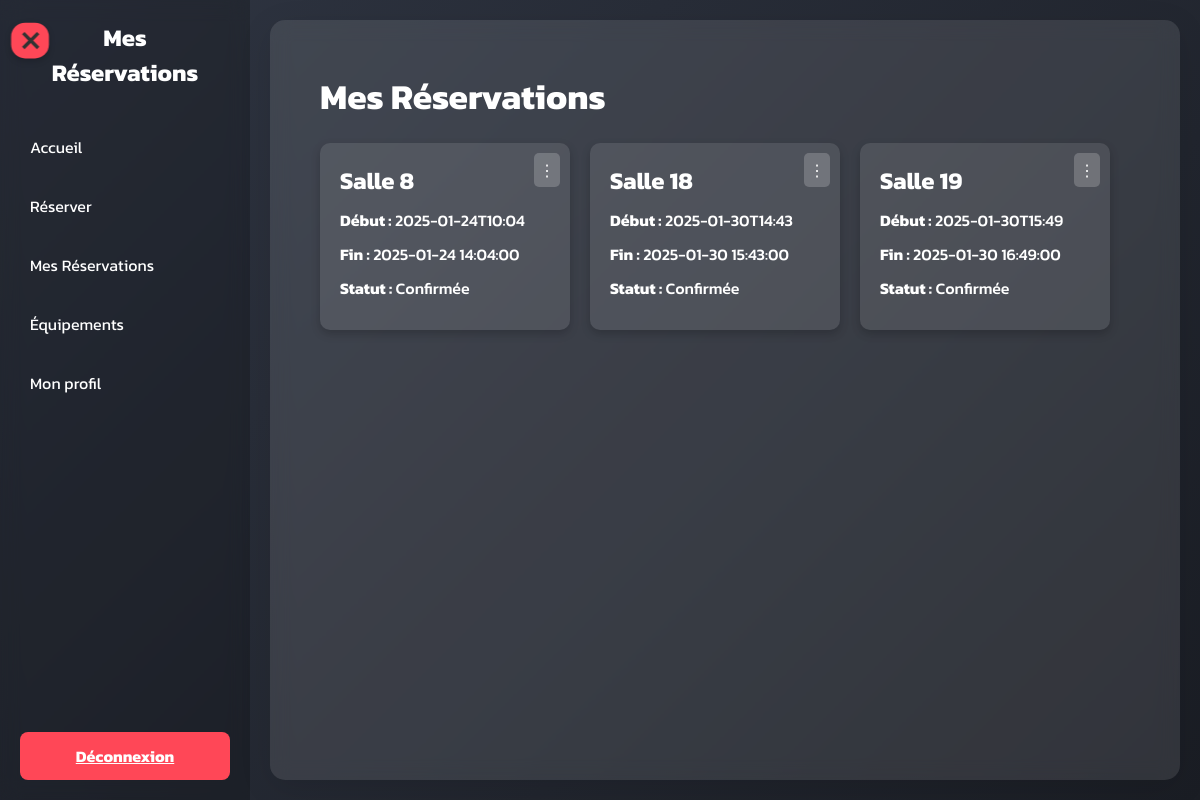
The page /my_reservations (signed in) on the database as committed earlier.
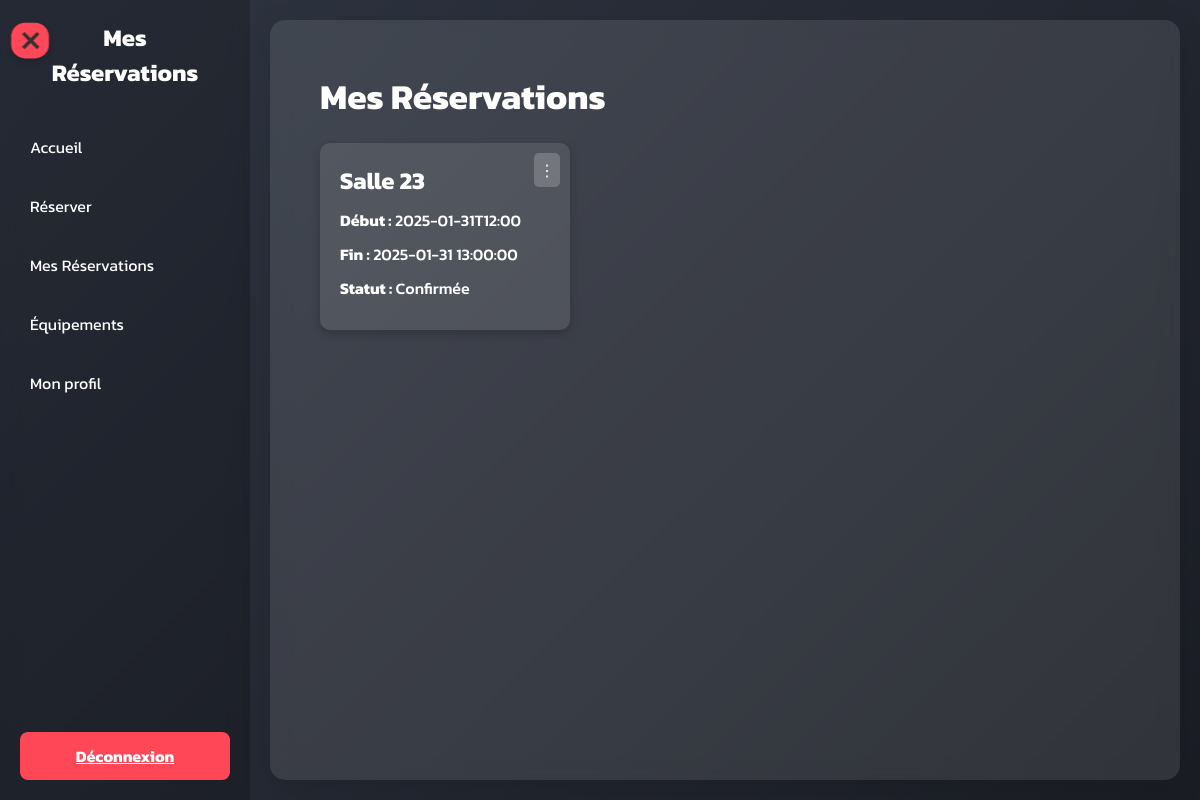
The same page on the database as committed later.
### tables this page shows
CREATE TABLE "Reservation" (`ID_reservation` INTEGER PRIMARY KEY UNIQUE, ID_utilisateur INTEGER REFERENCES Utilisateur(ID_utilisateur), `ID_creneau` INTEGER REFERENCES `Creneau`(`ID_creneau`), `Date_reservation` TEXT, `Statut` TEXT);

CREATE TABLE `Creneau` (`ID_creneau` INTEGER PRIMARY KEY UNIQUE, `Heure_debut` TEXT, `Heure_fin` TEXT, `ID_salle` TEXT) STRICT;

### inscription.py (the view)
@app.route('/my_reservations')
@login_required
def my_reservations():
    user_id = session['user_id']
    try:
        with get_db_connection() as conn:
            cursor = conn.cursor()
            cursor.execute('''
                SELECT Reservation.ID_reservation AS id,
                       Creneau.ID_creneau AS room,
                       Creneau.Heure_debut AS start_time,
                       Creneau.Heure_fin AS end_time,
                       Reservation.Statut AS status
                FROM Reservation
                JOIN Creneau ON Reservation.ID_creneau = Creneau.ID_creneau
                WHERE Reservation.ID_utilisateur = ?
            ''', (user_id,))
            reservations = cursor.fetchall()
        return render_template('my_reservations.html', reservations=reservations)
    except sqlite3.Error as e:
        flash('Erreur lors du chargement des réservations.', 'error')
        print(f"Erreur SQLite: {e}")
        return render_template('my_reservations.html', reservations=[])

### inscription.py (called while the page is built)
def get_db_connection():
    conn = sqlite3.connect(DATABASE)
    conn.row_factory = sqlite3.Row
    return conn

def login_required(f):
    @wraps(f)
    def decorated_function(*args, **kwargs):
        if 'user_id' not in session:
            flash('Veuillez vous connecter pour accéder à cette page', 'info')
            return redirect(url_for('login'))
        return f(*args, **kwargs)
    return decorated_function

### templates/my_reservations.html (shortened to what this page needs)
<!DOCTYPE html>
<html lang="fr">
<head>
</head>
<body>
    <div class="sidebar" id="sidebar">
        <h2>Mes<br> Réservations</h2>
        <ul>
            <li><a href="{{ url_for('dashboard') }}">Accueil</a></li>
            <li><a href="{{ url_for('reservation_page') }}">Réserver</a></li>
            <li><a href="{{ url_for('my_reservations') }}">Mes Réservations</a></li>
            <li><a href="{{ url_for('equipements') }}">Équipements</a></li>
            <li><a href="{{ url_for('profile') }}">Mon profil</a></li>
        </ul>
        <div class="logout">
            <a href="{{ url_for('logout') }}">Déconnexion</a>
        </div>
    </div>
    <div class="toggle-btn change" id="toggleBtn" onclick="menu(this)">
        <div class="bar3"></div>
    </div>
    <div class="content">
        <h1>Mes Réservations</h1>
        {% if not reservations %}
        <div class="no-reservations">
            <p>Vous n'avez aucune réservation.</p>
            <a href="{{ url_for('reservation_page') }}">
                <button>Réserver maintenant</button>
            </a>
        </div>
        {% else %}
        <div class="card-container">
            {% for reservation in reservations %}
            <div class="card">
                <div class="menu" onclick="toggleMenu(this)">⋮
                </div>
                <h3>Salle {{ reservation.room }}</h3>
                <p><strong>Début :</strong> {{ reservation.start_time }}</p>
                <p><strong>Fin :</strong> {{ reservation.end_time }}</p>
                <p><strong>Statut :</strong> {{ reservation.status }}</p>
            </div>
            {% endfor %}
        </div>
        {% endif %}
    </div>
</body>
</html>

### templates/my_reservations.html (style rules this page uses)
:root { --primary-color: #ff4757; --secondary-color: #2f3542; --accent-color: #1e90ff; --light-bg: #f1f2f6; --logout-color: #ff4757; --text-color: #ffffff; }
* { margin: 0; padding: 0; box-sizing: border-box; font-family: 'Kanit', sans-serif; }
body { background: linear-gradient(135deg, var(--secondary-color), #1a1d24); min-height: 100vh; display: flex; color: var(--text-color); }
.sidebar { width: 250px; background-color: rgba(0, 0, 0, 0.2); backdrop-filter: blur(10px); color: var(--text-color); display: flex; flex-direction: column; padding: 20px; position: relative; min-height: 100vh; transition: transform 0.3s ease; }
.sidebar h2 { text-align: center; margin-bottom: 20px; font-weight: 700; font-size: 1.5rem; }
.sidebar ul { list-style: none; flex-grow: 1; }
.sidebar ul li { margin: 15px 0; }
.sidebar ul li a { text-decoration: none; color: var(--text-color); padding: 10px; display: block; border-radius: 8px; transition: background-color 0.3s, transform 0.2s; }
.content { flex: 1; padding: 50px; margin: 20px; background: rgba(255, 255, 255, 0.1); backdrop-filter: blur(10px); margin-left: 20px; border-radius: 15px; box-shadow: 0 8px 32px rgba(0, 0, 0, 0.1); color: var(--text-color); font-weight: 500; position: relative; z-index: 1; transition: margin-left 0.3s ease, width 0.3s ease; }
.content h1 { font-size: 2.2rem; margin-bottom: 20px; font-weight: 700; }
.content p { margin-bottom: 20px; font-size: 1.2rem; }
.toggle-btn { display: inline-block; position: absolute; top: 15px; left: 30px; transform: translateX(-50%) scale(0.7); background-color: var(--primary-color); color: white; padding: 12px; border-radius: 20px; cursor: pointer; transition: background-color 0.3s ease, transform 0.3s ease; z-index: 100; box-shadow: 0 4px 10px rgba(0, 0, 0, 0.2); user-select: none; }
.bar1, .bar2, .bar3 { width: 30px; height: 5px; background-color: #333; margin: 3px 0; transition: 0.4s; }
.change .bar3 { transform: translate(1px, -8px) rotate(45deg); }
.logout { margin-top: auto; }
.logout a { background-color: var(--logout-color); color: var(--text-color); padding: 12px; display: block; text-align: center; border-radius: 8px; font-weight: 700; font-size: 1rem; transition: background-color 0.3s, transform 0.2s; }
.card-container { display: flex; flex-wrap: wrap; gap: 20px; }
.card { background: rgba(255, 255, 255, 0.1); border-radius: 10px; box-shadow: 0 4px 10px rgba(0, 0, 0, 0.2); padding: 20px; width: calc(33.33% - 20px); position: relative; color: var(--text-color); transition: transform 0.2s ease; }
.card h3 { font-size: 1.5rem; margin-bottom: 10px; }
.card p { font-size: 1rem; margin-bottom: 10px; }
.card .menu { position: absolute; top: 10px; right: 10px; background: rgba(255, 255, 255, 0.2); border-radius: 5px; padding: 5px; cursor: pointer; }

Rows that differ between the two databases and show on the page:
no longer on this page (row edited): Reservation: room "8", start_time "2025-01-24T10:04", end_time "2025-01-24 14:04:00", status "Confirmée"
removed Reservation: room "18", start_time "2025-01-30T14:43", end_time "2025-01-30 15:43:00", status "Confirmée"
removed Reservation: room "19", start_time "2025-01-30T15:49", end_time "2025-01-30 16:49:00", status "Confirmée"
now on this page (row edited): Reservation: room "23", start_time "2025-01-31T12:00", end_time "2025-01-31 13:00:00", status "Confirmée"
